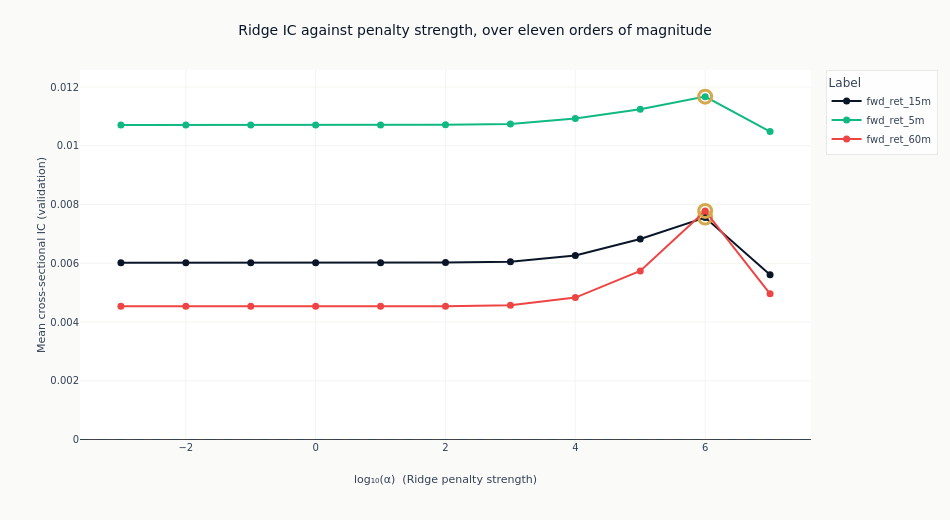

The code cell stored with this chart in its notebook:
### Markdown cell above
### What shrinkage does on its own

The bar chart mixes three estimators. Tracing IC across the Ridge penalty alone isolates the
effect of shrinkage, with the estimator, the features and the folds all held fixed and only
`alpha` moving. The alpha is read from each configuration's declared parameters rather than
parsed out of its name, so the curve plots what was fitted. One line per label, because the
question is whether the penalty behaves the same way at every horizon.

### Code cell
ridge = (
    catalog.filter(pl.col("model_class") == "Ridge")
    .with_columns(
        alpha=pl.col("params").str.extract(r"alpha=([0-9.eE+-]+)").cast(pl.Float64),
    )
    .drop_nulls("alpha")
    .sort("label", "alpha")
)
if ridge.height:
    # One colour per label, and amber is not among them: the peak marker is amber, so a line drawn
    # in it would swallow its own ring. Wrapping a short palette would give two labels the same
    # colour and two identical legend swatches, so this raises instead.
    line_colors = [
        COLORS["blue"],
        COLORS["copper"],
        COLORS["positive"],
        COLORS["negative"],
        COLORS["slate"],
        COLORS["recede"],
    ]
    if len(panel_labels) > len(line_colors):
        raise ValueError(
            f"{len(panel_labels)} labels declared but only {len(line_colors)} distinct line "
            "colours; add colours rather than letting two labels share one"
        )
    fig_alpha = go.Figure()
    peaks: list[str] = []
    for index, label in enumerate(panel_labels):
        series = ridge.filter(pl.col("label") == label)
        if not series.height:
            continue
        log_alpha = np.log10(series.get_column("alpha").to_numpy())
        values = series.get_column("ic_mean").to_numpy()
        peak = int(np.argmax(values))
        color = line_colors[index]
        fig_alpha.add_trace(
            go.Scatter(
                x=log_alpha,
                y=values,
                mode="lines+markers",
                name=label,
                line=dict(color=color, width=2),
                marker=dict(size=7, color=color),
            )
        )
        fig_alpha.add_trace(
            go.Scatter(
                x=[log_alpha[peak]],
                y=[values[peak]],
                mode="markers",
                marker=dict(size=13, color=COLORS["amber"], symbol="circle-open", line_width=3),
                showlegend=False,
            )
        )
        peaks.append(f"{label} peaks at 1e{int(round(log_alpha[peak]))}")
    fig_alpha.add_hline(y=0, line_width=1, line_dash="dash", line_color=COLORS["neutral"])
    fig_alpha.update_layout(
        title="Ridge IC against penalty strength, over eleven orders of magnitude",
        height=520,
        width=950,
        margin=dict(t=70),
        legend=dict(title_text="Label"),
    )
    fig_alpha.update_xaxes(title_text="log₁₀(α)  (Ridge penalty strength)", zeroline=False)
    fig_alpha.update_yaxes(title_text="Mean cross-sectional IC (validation)")
    show_plotly_with_alt(
        fig_alpha,
        "Line chart of mean validation information coefficient against the base-ten logarithm of "
        "the Ridge penalty, one line per label over eleven orders of magnitude, each line's "
        "highest point ringed in amber, against a dashed zero line, and no two lines sharing a "
        f"colour. Read off the frame: {'; '.join(peaks)}.",
    )
else:
    print(
        "No declared label carries a Ridge configuration, so there is no penalty sweep to "
        "trace. Which estimators this section can show is decided by the per-label menus at "
        "config/training/{label}.yaml."
    )

### Figure 1 — Plotly figure (JSON) as saved in the notebook; plotly's stock layout.template omitted (floating-point values rounded to 4 significant figures)
{"data": [{"line": {"color": "#0a1628", "width": 2}, "marker": {"color": "#0a1628", "size": 7}, "mode": "lines+markers", "name": "fwd_ret_15m", "type": "scatter", "x": [-3.0, -2.0, -1.0, 0.0, 1.0, 2.0, 3.0, 4.0, 5.0, 6.0, 7.0], "y": [0.006017, 0.006017, 0.006017, 0.006017, 0.006018, 0.006022, 0.006052, 0.006266, 0.006824, 0.007555, 0.005613]}, {"marker": {"color": "#D4A84B", "line": {"width": 3}, "size": 13, "symbol": "circle-open"}, "mode": "markers", "showlegend": false, "type": "scatter", "x": [6.0], "y": [0.007555]}, {"line": {"color": "#10b981", "width": 2}, "marker": {"color": "#10b981", "size": 7}, "mode": "lines+markers", "name": "fwd_ret_5m", "type": "scatter", "x": [-3.0, -2.0, -1.0, 0.0, 1.0, 2.0, 3.0, 4.0, 5.0, 6.0, 7.0], "y": [0.01071, 0.01071, 0.01071, 0.01071, 0.01071, 0.01071, 0.01074, 0.01093, 0.01124, 0.01167, 0.01049]}, {"marker": {"color": "#D4A84B", "line": {"width": 3}, "size": 13, "symbol": "circle-open"}, "mode": "markers", "showlegend": false, "type": "scatter", "x": [6.0], "y": [0.01167]}, {"line": {"color": "#ef4444", "width": 2}, "marker": {"color": "#ef4444", "size": 7}, "mode": "lines+markers", "name": "fwd_ret_60m", "type": "scatter", "x": [-3.0, -2.0, -1.0, 0.0, 1.0, 2.0, 3.0, 4.0, 5.0, 6.0, 7.0], "y": [0.004537, 0.004537, 0.004537, 0.004537, 0.004536, 0.004535, 0.004568, 0.004832, 0.005737, 0.007782, 0.004961]}, {"marker": {"color": "#D4A84B", "line": {"width": 3}, "size": 13, "symbol": "circle-open"}, "mode": "markers", "showlegend": false, "type": "scatter", "x": [6.0], "y": [0.007782]}], "layout": {"height": 520, "legend": {"title": {"text": "Label"}}, "margin": {"t": 70}, "shapes": [{"line": {"color": "#334155", "dash": "dash", "width": 1}, "type": "line", "x0": 0, "x1": 1, "xref": "x domain", "y0": 0, "y1": 0, "yref": "y"}], "title": {"text": "Ridge IC against penalty strength, over eleven orders of magnitude"}, "width": 950, "xaxis": {"title": {"text": "log₁₀(α)  (Ridge penalty strength)"}, "zeroline": false}, "yaxis": {"title": {"text": "Mean cross-sectional IC (validation)"}}}}
